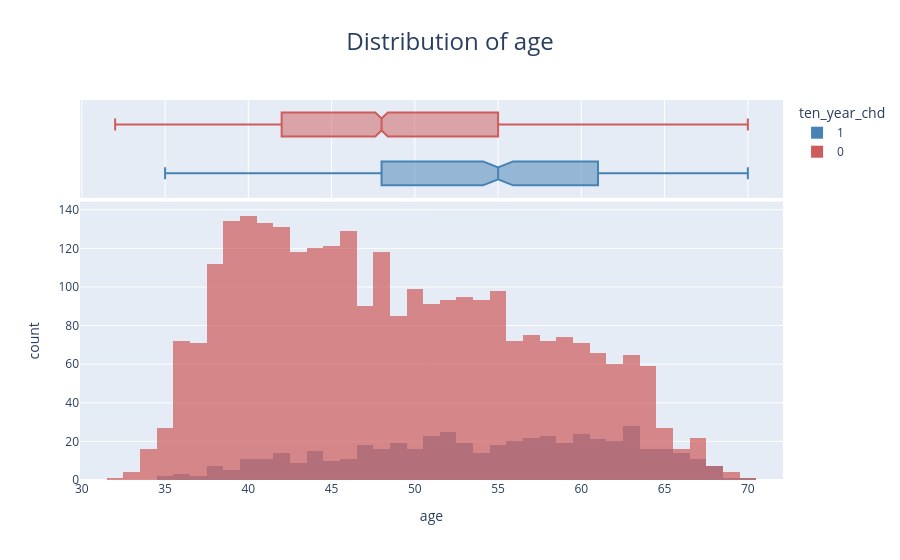
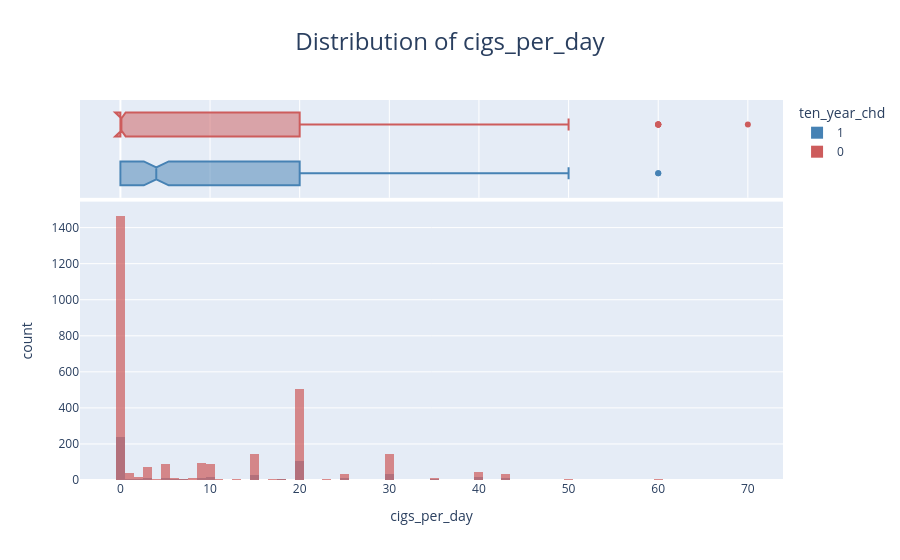
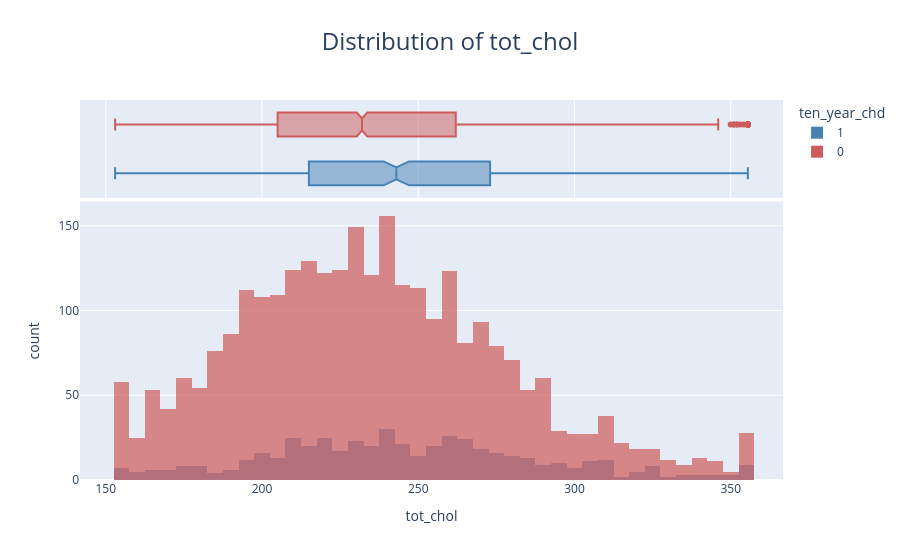
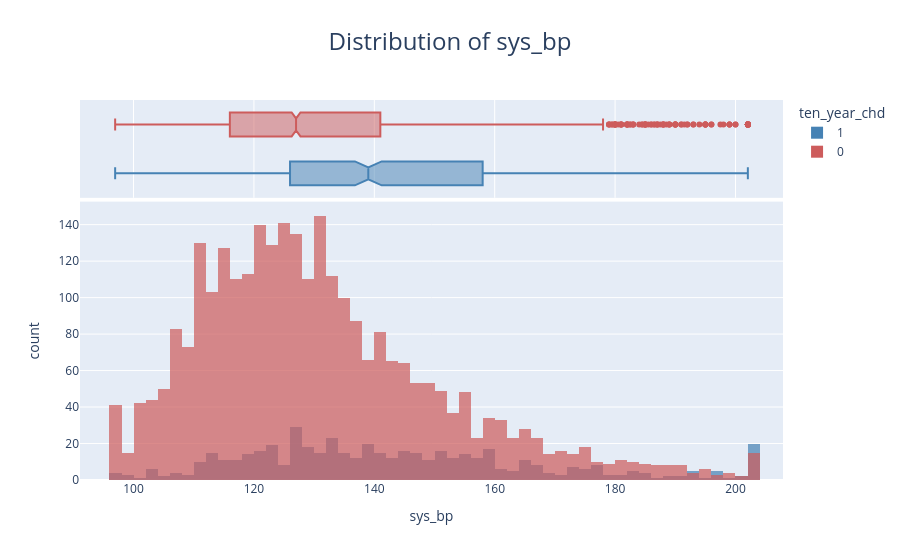

Source (notebook cell) for these figures, in order:
### Markdown cell above
### 2.2. Distribution of continuous variables

### Code cell
numeric_cols = ["age", "cigs_per_day",
                "tot_chol", "sys_bp", "bmi",
                "heart_rate", "log_glucose"]
color_map = {0: "indianred", 1: "steelblue"}

for col in numeric_cols:
    fig = px.histogram(
        df,
        x=col,
        color="ten_year_chd",
        color_discrete_map=color_map,
        marginal="box",
        title=f"Distribution of {col}",
        barmode="overlay",
        opacity=0.7
    )

    fig.update_layout(
        title={
            "font": {"size": 24},
            "x": 0.5,
            "xanchor": "center"
        }
    )
    fig.show()

### Figure 1 — Plotly figure (JSON) as saved in the notebook; plotly's stock layout.template omitted (floating-point values rounded to 4 significant figures; data arrays with more than 128 entries replaced by an {"elided": "..."} marker saying what was removed)
{"data": [{"bingroup": "x", "hovertemplate": "ten_year_chd=1<br>age=%{x}<br>count=%{y}<extra></extra>", "legendgroup": "1", "marker": {"color": "steelblue", "opacity": 0.7, "pattern": {"shape": ""}}, "name": "1", "orientation": "v", "showlegend": true, "type": "histogram", "x": {"elided": "511 int values"}, "xaxis": "x", "yaxis": "y"}, {"hovertemplate": "ten_year_chd=1<br>age=%{x}<extra></extra>", "legendgroup": "1", "marker": {"color": "steelblue"}, "name": "1", "notched": true, "showlegend": false, "type": "box", "x": {"elided": "511 int values"}, "xaxis": "x2", "yaxis": "y2"}, {"bingroup": "x", "hovertemplate": "ten_year_chd=0<br>age=%{x}<br>count=%{y}<extra></extra>", "legendgroup": "0", "marker": {"color": "indianred", "opacity": 0.7, "pattern": {"shape": ""}}, "name": "0", "orientation": "v", "showlegend": true, "type": "histogram", "x": {"elided": "2879 int values"}, "xaxis": "x", "yaxis": "y"}, {"hovertemplate": "ten_year_chd=0<br>age=%{x}<extra></extra>", "legendgroup": "0", "marker": {"color": "indianred"}, "name": "0", "notched": true, "showlegend": false, "type": "box", "x": {"elided": "2879 int values"}, "xaxis": "x2", "yaxis": "y2"}], "layout": {"barmode": "overlay", "legend": {"title": {"text": "ten_year_chd"}, "tracegroupgap": 0}, "title": {"font": {"size": 24}, "text": "Distribution of age", "x": 0.5, "xanchor": "center"}, "xaxis": {"anchor": "y", "domain": [0, 1], "title": {"text": "age"}}, "xaxis2": {"anchor": "y2", "domain": [0, 1], "matches": "x", "showgrid": true, "showticklabels": false}, "yaxis": {"anchor": "x", "domain": [0, 0.7326], "title": {"text": "count"}}, "yaxis2": {"anchor": "x2", "domain": [0.7426, 1], "matches": "y2", "showgrid": false, "showline": false, "showticklabels": false, "ticks": ""}}}

### Figure 2 — Plotly figure (JSON) as saved in the notebook; plotly's stock layout.template omitted (floating-point values rounded to 4 significant figures; data arrays with more than 128 entries replaced by an {"elided": "..."} marker saying what was removed)
{"data": [{"bingroup": "x", "hovertemplate": "ten_year_chd=1<br>cigs_per_day=%{x}<br>count=%{y}<extra></extra>", "legendgroup": "1", "marker": {"color": "steelblue", "opacity": 0.7, "pattern": {"shape": ""}}, "name": "1", "orientation": "v", "showlegend": true, "type": "histogram", "x": {"elided": "511 float values"}, "xaxis": "x", "yaxis": "y"}, {"hovertemplate": "ten_year_chd=1<br>cigs_per_day=%{x}<extra></extra>", "legendgroup": "1", "marker": {"color": "steelblue"}, "name": "1", "notched": true, "showlegend": false, "type": "box", "x": {"elided": "511 float values"}, "xaxis": "x2", "yaxis": "y2"}, {"bingroup": "x", "hovertemplate": "ten_year_chd=0<br>cigs_per_day=%{x}<br>count=%{y}<extra></extra>", "legendgroup": "0", "marker": {"color": "indianred", "opacity": 0.7, "pattern": {"shape": ""}}, "name": "0", "orientation": "v", "showlegend": true, "type": "histogram", "x": {"elided": "2879 float values"}, "xaxis": "x", "yaxis": "y"}, {"hovertemplate": "ten_year_chd=0<br>cigs_per_day=%{x}<extra></extra>", "legendgroup": "0", "marker": {"color": "indianred"}, "name": "0", "notched": true, "showlegend": false, "type": "box", "x": {"elided": "2879 float values"}, "xaxis": "x2", "yaxis": "y2"}], "layout": {"barmode": "overlay", "legend": {"title": {"text": "ten_year_chd"}, "tracegroupgap": 0}, "title": {"font": {"size": 24}, "text": "Distribution of cigs_per_day", "x": 0.5, "xanchor": "center"}, "xaxis": {"anchor": "y", "domain": [0, 1], "title": {"text": "cigs_per_day"}}, "xaxis2": {"anchor": "y2", "domain": [0, 1], "matches": "x", "showgrid": true, "showticklabels": false}, "yaxis": {"anchor": "x", "domain": [0, 0.7326], "title": {"text": "count"}}, "yaxis2": {"anchor": "x2", "domain": [0.7426, 1], "matches": "y2", "showgrid": false, "showline": false, "showticklabels": false, "ticks": ""}}}

### Figure 3 — Plotly figure (JSON) as saved in the notebook; plotly's stock layout.template omitted (floating-point values rounded to 4 significant figures; data arrays with more than 128 entries replaced by an {"elided": "..."} marker saying what was removed)
{"data": [{"bingroup": "x", "hovertemplate": "ten_year_chd=1<br>tot_chol=%{x}<br>count=%{y}<extra></extra>", "legendgroup": "1", "marker": {"color": "steelblue", "opacity": 0.7, "pattern": {"shape": ""}}, "name": "1", "orientation": "v", "showlegend": true, "type": "histogram", "x": {"elided": "511 float values"}, "xaxis": "x", "yaxis": "y"}, {"hovertemplate": "ten_year_chd=1<br>tot_chol=%{x}<extra></extra>", "legendgroup": "1", "marker": {"color": "steelblue"}, "name": "1", "notched": true, "showlegend": false, "type": "box", "x": {"elided": "511 float values"}, "xaxis": "x2", "yaxis": "y2"}, {"bingroup": "x", "hovertemplate": "ten_year_chd=0<br>tot_chol=%{x}<br>count=%{y}<extra></extra>", "legendgroup": "0", "marker": {"color": "indianred", "opacity": 0.7, "pattern": {"shape": ""}}, "name": "0", "orientation": "v", "showlegend": true, "type": "histogram", "x": {"elided": "2879 float values"}, "xaxis": "x", "yaxis": "y"}, {"hovertemplate": "ten_year_chd=0<br>tot_chol=%{x}<extra></extra>", "legendgroup": "0", "marker": {"color": "indianred"}, "name": "0", "notched": true, "showlegend": false, "type": "box", "x": {"elided": "2879 float values"}, "xaxis": "x2", "yaxis": "y2"}], "layout": {"barmode": "overlay", "legend": {"title": {"text": "ten_year_chd"}, "tracegroupgap": 0}, "title": {"font": {"size": 24}, "text": "Distribution of tot_chol", "x": 0.5, "xanchor": "center"}, "xaxis": {"anchor": "y", "domain": [0, 1], "title": {"text": "tot_chol"}}, "xaxis2": {"anchor": "y2", "domain": [0, 1], "matches": "x", "showgrid": true, "showticklabels": false}, "yaxis": {"anchor": "x", "domain": [0, 0.7326], "title": {"text": "count"}}, "yaxis2": {"anchor": "x2", "domain": [0.7426, 1], "matches": "y2", "showgrid": false, "showline": false, "showticklabels": false, "ticks": ""}}}

### Figure 4 — Plotly figure (JSON) as saved in the notebook; plotly's stock layout.template omitted (floating-point values rounded to 4 significant figures; data arrays with more than 128 entries replaced by an {"elided": "..."} marker saying what was removed)
{"data": [{"bingroup": "x", "hovertemplate": "ten_year_chd=1<br>sys_bp=%{x}<br>count=%{y}<extra></extra>", "legendgroup": "1", "marker": {"color": "steelblue", "opacity": 0.7, "pattern": {"shape": ""}}, "name": "1", "orientation": "v", "showlegend": true, "type": "histogram", "x": {"elided": "511 float values"}, "xaxis": "x", "yaxis": "y"}, {"hovertemplate": "ten_year_chd=1<br>sys_bp=%{x}<extra></extra>", "legendgroup": "1", "marker": {"color": "steelblue"}, "name": "1", "notched": true, "showlegend": false, "type": "box", "x": {"elided": "511 float values"}, "xaxis": "x2", "yaxis": "y2"}, {"bingroup": "x", "hovertemplate": "ten_year_chd=0<br>sys_bp=%{x}<br>count=%{y}<extra></extra>", "legendgroup": "0", "marker": {"color": "indianred", "opacity": 0.7, "pattern": {"shape": ""}}, "name": "0", "orientation": "v", "showlegend": true, "type": "histogram", "x": {"elided": "2879 float values"}, "xaxis": "x", "yaxis": "y"}, {"hovertemplate": "ten_year_chd=0<br>sys_bp=%{x}<extra></extra>", "legendgroup": "0", "marker": {"color": "indianred"}, "name": "0", "notched": true, "showlegend": false, "type": "box", "x": {"elided": "2879 float values"}, "xaxis": "x2", "yaxis": "y2"}], "layout": {"barmode": "overlay", "legend": {"title": {"text": "ten_year_chd"}, "tracegroupgap": 0}, "title": {"font": {"size": 24}, "text": "Distribution of sys_bp", "x": 0.5, "xanchor": "center"}, "xaxis": {"anchor": "y", "domain": [0, 1], "title": {"text": "sys_bp"}}, "xaxis2": {"anchor": "y2", "domain": [0, 1], "matches": "x", "showgrid": true, "showticklabels": false}, "yaxis": {"anchor": "x", "domain": [0, 0.7326], "title": {"text": "count"}}, "yaxis2": {"anchor": "x2", "domain": [0.7426, 1], "matches": "y2", "showgrid": false, "showline": false, "showticklabels": false, "ticks": ""}}}
